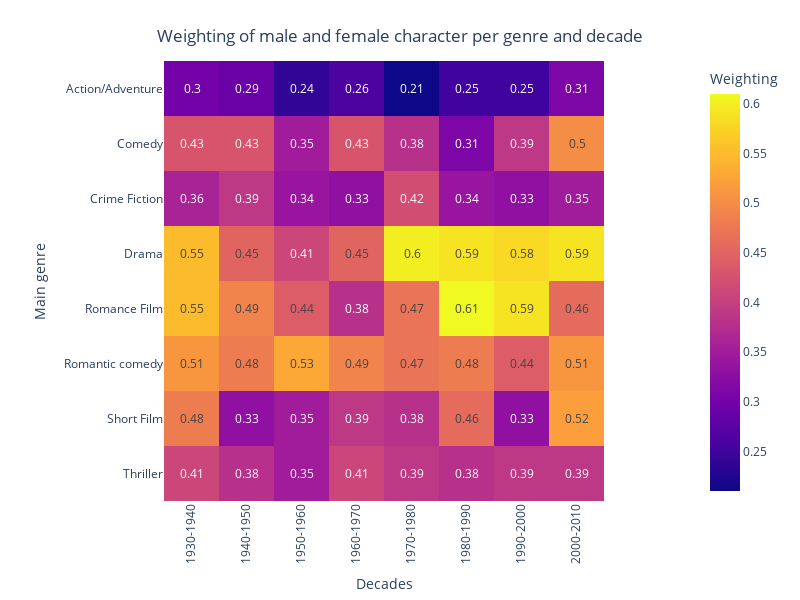

Notebook source saved alongside this figure:
### Code cell
plot9 = px.imshow(df3.round(2),x=decades, labels={'x':'Decades', 'y':'Main genre', 'color':'Weighting'}, width=800, height=600, text_auto = True)
title9 = {'text': "Weighting of male and female character per genre and decade", 'y':0.95, 'x':0.5, 'xanchor': 'center', 'yanchor': 'top'}
plot9.update_xaxes(tickangle=-90)
plot9.for_each_yaxis(lambda a: a.update(title_text=a.title.text.replace("sum of", "")))
plot9.update_layout(title=title9)

### Figure 1 — Plotly figure (JSON) as saved in the notebook; plotly's stock layout.template omitted (floating-point values rounded to 4 significant figures)
{"data": [{"coloraxis": "coloraxis", "hovertemplate": "Decades: %{x}<br>Main genre: %{y}<br>Weighting: %{z}<extra></extra>", "name": "0", "texttemplate": "%{z}", "type": "heatmap", "x": ["1930-1940", "1940-1950", "1950-1960", "1960-1970", "1970-1980", "1980-1990", "1990-2000", "2000-2010"], "xaxis": "x", "y": ["Action/Adventure", "Comedy", "Crime Fiction", "Drama", "Romance Film", "Romantic comedy", "Short Film", "Thriller"], "yaxis": "y", "z": [[0.3, 0.29, 0.24, 0.26, 0.21, 0.25, 0.25, 0.31], [0.43, 0.43, 0.35, 0.43, 0.38, 0.31, 0.39, 0.5], [0.36, 0.39, 0.34, 0.33, 0.42, 0.34, 0.33, 0.35], [0.55, 0.45, 0.41, 0.45, 0.6, 0.59, 0.58, 0.59], [0.55, 0.49, 0.44, 0.38, 0.47, 0.61, 0.59, 0.46], [0.51, 0.48, 0.53, 0.49, 0.47, 0.48, 0.44, 0.51], [0.48, 0.33, 0.35, 0.39, 0.38, 0.46, 0.33, 0.52], [0.41, 0.38, 0.35, 0.41, 0.39, 0.38, 0.39, 0.39]]}], "layout": {"coloraxis": {"colorbar": {"title": {"text": "Weighting"}}, "colorscale": [[0, "#0d0887"], [0.1111, "#46039f"], [0.2222, "#7201a8"], [0.3333, "#9c179e"], [0.4444, "#bd3786"], [0.5556, "#d8576b"], [0.6667, "#ed7953"], [0.7778, "#fb9f3a"], [0.8889, "#fdca26"], [1, "#f0f921"]]}, "height": 600, "margin": {"t": 60}, "title": {"text": "Weighting of male and female character per genre and decade", "x": 0.5, "xanchor": "center", "y": 0.95, "yanchor": "top"}, "width": 800, "xaxis": {"anchor": "y", "constrain": "domain", "domain": [0, 1], "scaleanchor": "y", "tickangle": -90, "title": {"text": "Decades"}}, "yaxis": {"anchor": "x", "autorange": "reversed", "constrain": "domain", "domain": [0, 1], "title": {"text": "Main genre"}}}}
